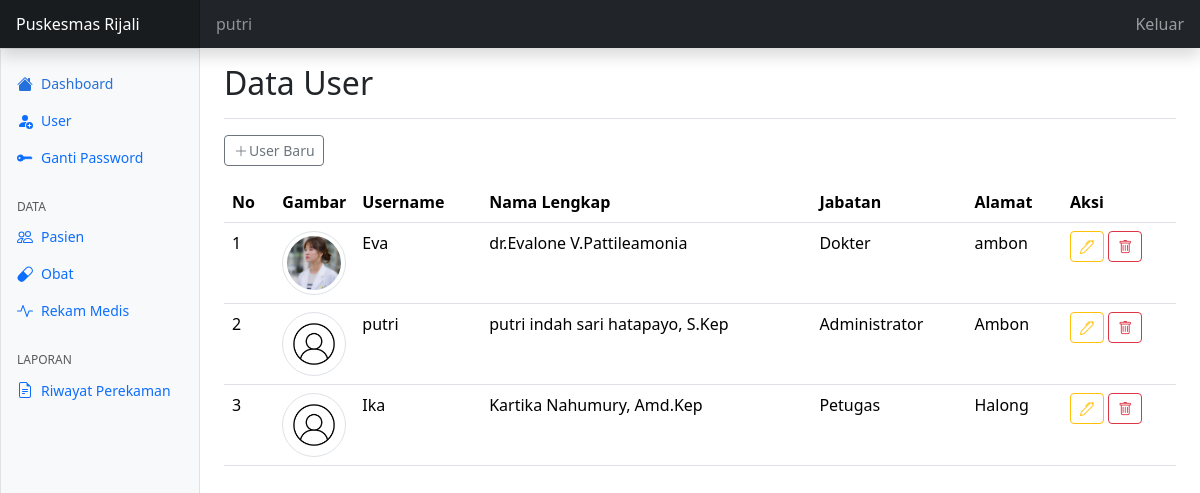
Screenshot of /user/index.php (signed in) with the database file from the repository.
### tables this page shows
CREATE TABLE `tbl_user` (
  `userid` int(11) NOT NULL,
  `username` varchar(30) NOT NULL,
  `fullname` varchar(100) NOT NULL,
  `password` varchar(255) NOT NULL,
  `jabatan` enum('1','2','3') NOT NULL COMMENT '1=administrator, 2=petugas, 3=dokter',
  `alamat` varchar(100) NOT NULL,
  `gambar` varchar(100) NOT NULL
);

### config.php (called while the page is built, shortened)
<?php
$main_url = "http://localhost/rekamedis/";

### user/index.php (the view, shortened to what this page needs)
<?php
require "../config.php";
require "../template/header.php";
require "../template/navbar.php";
require "../template/sidebar.php";
?>
<main class="col-md-9 ms-sm-auto col-lg-10 px-md-4 min-vh-100">
  <div class="d-flex justify-content-between flex-wrap flex-md-nowrap align-items-center pt-3 pb-2 mb-3 border-bottom">
    <h1 class="h2">Data User</h1>
  </div>
  <a href="<?= $main_url ?>user/tambah-user.php"
  class="btn btn-outline-secondary
  btn-sm mb-3" title="tambah-user baru"><i class="bi bi-plus-lg align-top"></i>User Baru</a>
  <table class="table table-responsive table-hover">
    <thead>
        <tr>
        <th>No</th>
        <th>Gambar</th>
        <th>Username</th>
        <th>Nama Lengkap</th>
        <th>Jabatan</th>
        <th>Alamat</th>
        <th>Aksi</th>
        </tr>
    </thead>
  <tbody>
    <?php
    $no = 1;
    $queryUser = mysqli_query($koneksi, "SELECT * FROM tbl_user");
    while ($user = mysqli_fetch_assoc($queryUser)) {
        $jabatan = $user['jabatan'];
    ?>
       <tr>
        <td><?= $no++; ?></td>
        <td class="col-1">
        <img src="../asset/gambar/<?= $user
        ['gambar']?>" alt="user" class="img-thumbnail
        rounded-circle img-fluid"></td>
        <td><?= $user['username'] ?></td>
        <td><?= $user['fullname'] ?></td>
        <td>
            <?php
            if ($jabatan == 1){
               echo 'Administrator';
            } else if ($jabatan == 2 ) {
                echo 'Petugas';
            } else {
                echo 'Dokter';
            }
            ?>
        </td>
         <td><?= $user['alamat']?></td>
         <td>
            <a href= "edit-user.php?id=<?= $user['userid'] ?>&gambar= <?= $user['gambar'] ?>" class="btn btn-sm btn-outline-warning" title="edit user"><i class="bi bi-pen align-top"></i></a>
            <a href= "proses-user.php?id= <?= $user['userid'] ?>&gambar= <?= $user['gambar'] ?>&aksi=hapus-user" onclick="return confirm('Anda yakin mau menghapus user ini ?')" class="btn btn-sm btn-outline-danger" title="hapus user"><i class="bi bi-trash align-top"></i></a>
        </td>
       </tr>
    <?php } ?>
  </tbody>
</table>
</main>
<?php
require "../template/footer.php";
?>

### template/header.php (shortened to what this page needs)
<!doctype html>
<html lang="en" data-bs-theme="auto">
  <head><script src="<?= $main_url ?> asset/js/color-modes.js"></script>
    <link rel="stylesheet" href="https://cdn.jsdelivr.net/npm/@docsearch/css@3">
<link href="<?= $main_url ?>asset/dist/css/bootstrap.min.css" rel="stylesheet">
  <link rel="stylesheet" href="https://cdn.datatables.net/2.1.3/css/dataTables.dataTables.css">
<link rel="stylesheet" href="https://ajax.googleapis.com/ajax/libs/jqueryui/1.12.1/themes/smoothness/jquery-ui.css">
<link rel="stylesheet" type="text/css" href="https://cdnjs.cloudflare.com/ajax/libs/bootstrap-tokenfield/0.12.0/css/bootstrap-tokenfield.css">
    <link href="https://cdn.jsdelivr.net/npm/bootstrap-icons@1.10.5/font/bootstrap-icons.min.css" rel="stylesheet">
    <link href="<?= $main_url ?>asset/dashboard/dashboard.css"
    rel="stylesheet">
  </head>
  <body>

### template/navbar.php (shortened to what this page needs)
<header class="navbar sticky-top bg-dark flex-md-nowrap p-0 shadow" data-bs-theme="dark">
  <a class="navbar-brand col-md-3 col-lg-2 me-0 px-3 fs-6 text-white" href="#">Puskesmas Rijali</a>
<span class="text-white-50 ms-3 w-100 fs-6 py-1"><?= $_SESSION
 ['ssUserRM']  ?></span>
<div class="navbar-nav">
    <div class="nav-item text-nowrap">
        <a href="<?= $main_url ?>otentikasi/logout.php" class="nav-link px-3">Keluar</a>
    </div>
</div>
</header>

### template/sidebar.php (shortened to what this page needs)
<div class="container-fluid">
  <div class="row">
    <?php
    $uri_path = parse_url($_SERVER['REQUEST_URI'], PHP_URL_PATH);
    $uri_segments = explode('/', $uri_path);
    $menu = $uri_segments[2];
    $userLogin = $_SESSION['ssUserRM'];
    $cekUser   = mysqli_query($koneksi, "SELECT * FROM tbl_user WHERE username = '$userLogin'");
    $dataUser  = mysqli_fetch_assoc($cekUser);
    ?>
    <div class="sidebar border border-right col-md-3 col-lg-2 p-0 bg-body-tertiary">
      <div class="offcanvas-md offcanvas-end bg-body-tertiary" tabindex="-1" id="sidebarMenu" aria-labelledby="sidebarMenuLabel">
        <div class="offcanvas-body d-md-flex flex-column p-0 pt-lg-3 overflow-y-auto">
          <ul class="nav flex-column">
            <li class="nav-item">
              <a class="nav-link d-flex align-items-center gap-2 <?= $menu == 'index.php' ? 'active' : null ?>" aria-current="page" href="<?= $main_url ?>">
                <svg class="bi"><use xlink:href="#house-fill"/></svg>
                Dashboard
              </a>
            </li>
            <?php if ($dataUser['jabatan'] == 1) { ?>
              <li class="nav-item">
                <a class="nav-link d-flex align-items-center gap-2 <?= $menu == 'user' ? 'active' : null ?>" href="<?= $main_url ?>user">
                  User
                </a>
              </li>
            <?php } ?>
            <li class="nav-item">
              <a class="nav-link d-flex align-items-center gap-2 <?= $menu == 'otentikasi' ? 'active' : null ?>" href="<?= $main_url ?>otentikasi/password.php">
                <svg xmlns="http://www.w3.org/2000/svg" width="16" height="16" fill="currentColor" class="bi bi-key-fill" viewBox="0 0 16 16">
                  <path d="M3.5 11.5a3.5 3.5 0 1 1 3.163-5H14L15.5 8 14 9.5l-1-1-1 1-1-1-1 1-1-1-1 1H6.663a3.5 3.5 0 0 1-3.163 2M2.5 9a1 1 0 1 0 0-2 1 1 0 0 0 0 2"/>
                </svg>
                Ganti Password
              </a>
            </li>
          </ul>
          <h6 class="sidebar-heading d-flex justify-content-between align-items-center px-3 mt-4 mb-1 text-body-secondary text-uppercase">
            <span>Data</span>
          </h6>
          <ul class="nav flex-column mb-auto">
            <?php if ($dataUser['jabatan'] != 3) { ?>
              <li class="nav-item">
                <a class="nav-link d-flex align-items-center gap-2 <?= $menu == 'pasien' ? 'active' : null ?>" href="<?= $main_url ?>pasien">
                  Pasien
                </a>
              </li>
            <?php } ?>
            <li class="nav-item">
              <a class="nav-link d-flex align-items-center gap-2 <?= $menu == 'obat' ? 'active' : null ?>" href="<?= $main_url ?>obat">
                <svg xmlns="http://www.w3.org/2000/svg" width="16" height="16" fill="currentColor" class="bi bi-capsule" viewBox="0 0 16 16">
                  <path d="M1.828 8.9 8.9 1.827a4 4 0 1 1 5.657 5.657l-7.07 7.071A4 4 0 1 1 1.827 8.9Zm9.128.771 2.893-2.893a3 3 0 1 0-4.243-4.242L6.713 5.429z"/>
                </svg>
                Obat
              </a>
            </li>
            <li class="nav-item">
              <a class="nav-link d-flex align-items-center gap-2  <?= $menu == 'rekamedis' ? 'active' : null ?>" href="<?= $main_url ?>rekamedis">
                Rekam Medis
              </a>
            </li>
          </ul>
          <h6 class="sidebar-heading d-flex justify-content-between align-items-center px-3 mt-4 mb-1 text-body-secondary text-uppercase">
            <span>Laporan</span>
          </h6>
          <ul class="nav flex-column mb-auto">
            <li class="nav-item">
              <a class="nav-link d-flex align-items-center gap-2 <?= $menu == 'riwayat-perekaman' ? 'active' : null ?>" href="<?= $main_url ?>riwayat-perekaman">
                <svg class="bi"><use xlink:href="#file-earmark-text"/></svg>
                Riwayat Perekaman
              </a>
            </li>
          </ul>
        </div>
      </div>
    </div>

### template/footer.php (shortened to what this page needs)
</div>
</div>
</body>
</html>

### asset/dashboard/dashboard.css (style rules this page uses)
.bi { display: inline-block; width: 1rem; height: 1rem; }
.sidebar .nav-link { font-size: .875rem; font-weight: 500; }
.sidebar .nav-link.active { color: #2470dc; }
.sidebar-heading { font-size: .75rem; }
.navbar-brand { padding-top: .75rem; padding-bottom: .75rem; background-color: rgba(0, 0, 0, .25); box-shadow: inset -1px 0 0 rgba(0, 0, 0, .25); }

### template/header.php (style rules this page uses)
.bi { vertical-align: -.125em; fill: currentColor; }

### rows the page displays
tbl_user: gambar (picture), username "Eva", fullname "dr.Evalone V.Pattileamonia", jabatan "Dokter", alamat "ambon"
tbl_user: gambar (placeholder picture), username "putri", fullname "putri indah sari hatapayo, S.Kep", jabatan "Administrator", alamat "Ambon"
tbl_user: gambar (placeholder picture), username "Ika", fullname "Kartika Nahumury, Amd.Kep", jabatan "Petugas", alamat "Halong"
